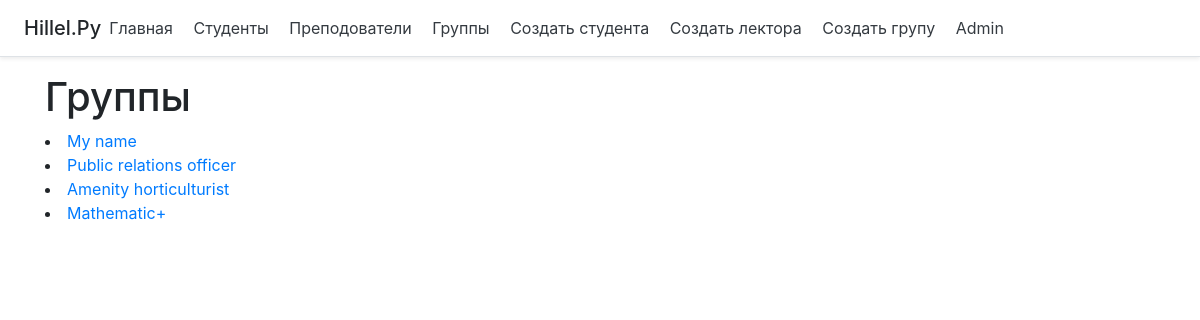
The app's page /group, older data.
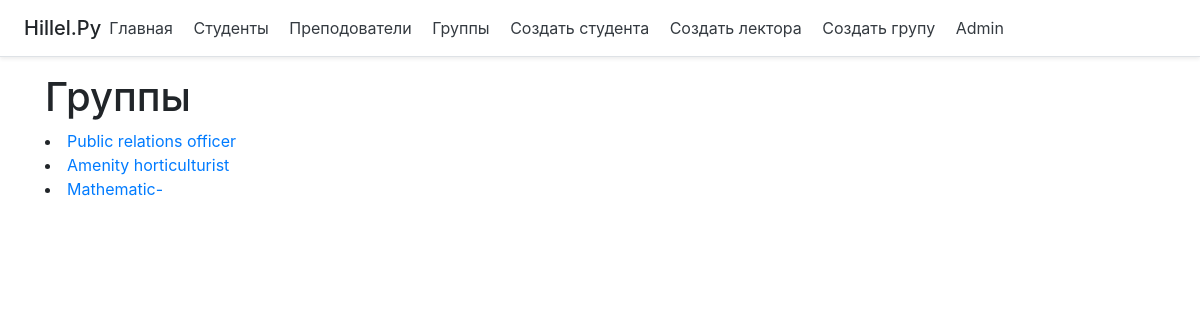
The same page, newer data.
### main/models.py (models this page shows)
class Group(models.Model):
    group_id = models.AutoField(primary_key=True)
    course = models.CharField('Название предмета', max_length=100)
    students = models.ManyToManyField(Student)
    teacher = models.OneToOneField(Lecturer, on_delete=models.CASCADE)

### main/views.py (the view)
# urls.py: path('group', views.show_group, name='group'),
def show_group(request):
    groups = Group.objects.all().order_by()
    return render(request, 'main/group.html', {'title': 'Курсы', 'groups': groups})

### main/templates/main/group.html (shortened to what this page needs)
{%extends 'main/base.html'%}
{% block content%}
<h1> Группы </h1>
{% for group in groups %}
<li>
            <a href="{% url 'show_group' group_id=group.group_id %}">
                {{ group.course}}
            </a>
</li>
    {% endfor %}
{% endblock %}

Row changes from the older to the newer data that the page shows:
removed Group: course "My name"
changed Group: course "Mathematic+" → "Mathematic-"
